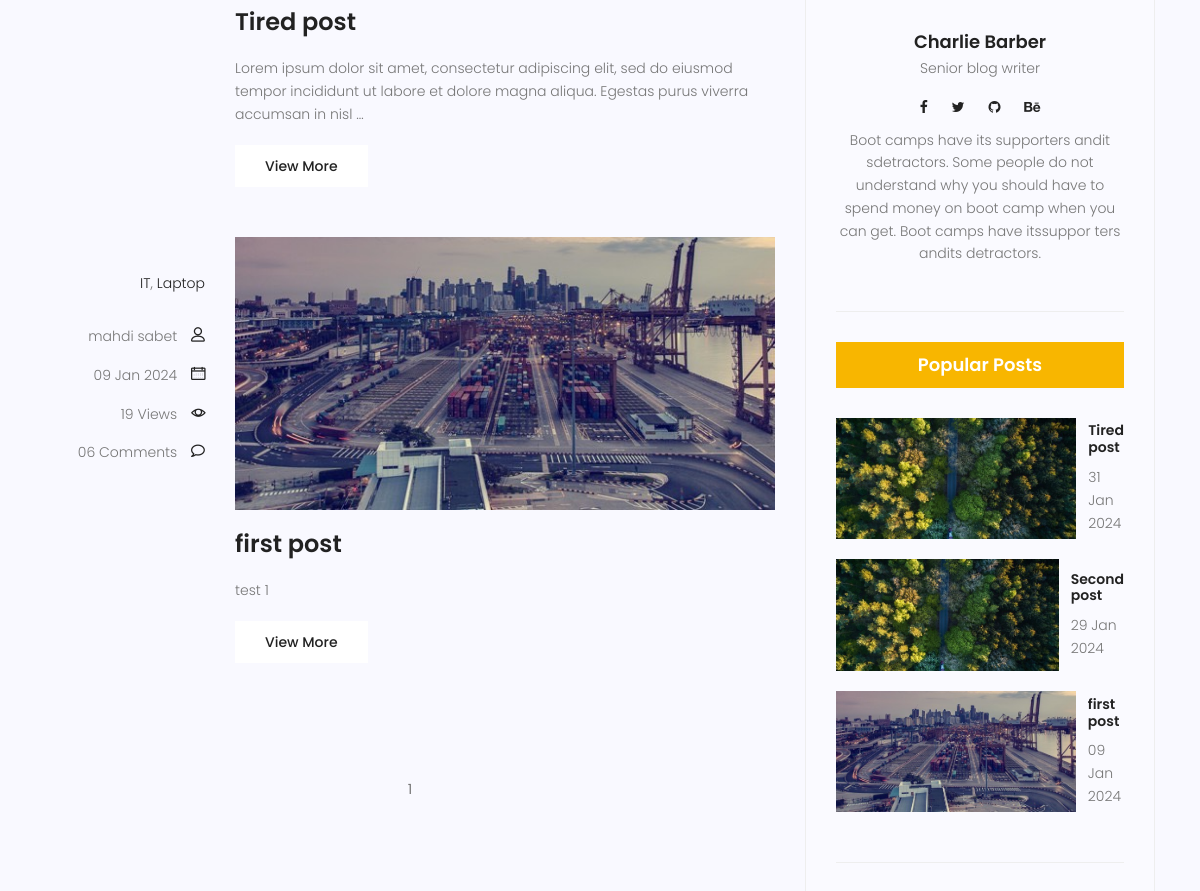
The page /blog/category/Laptop (middle part) on the database as committed earlier.
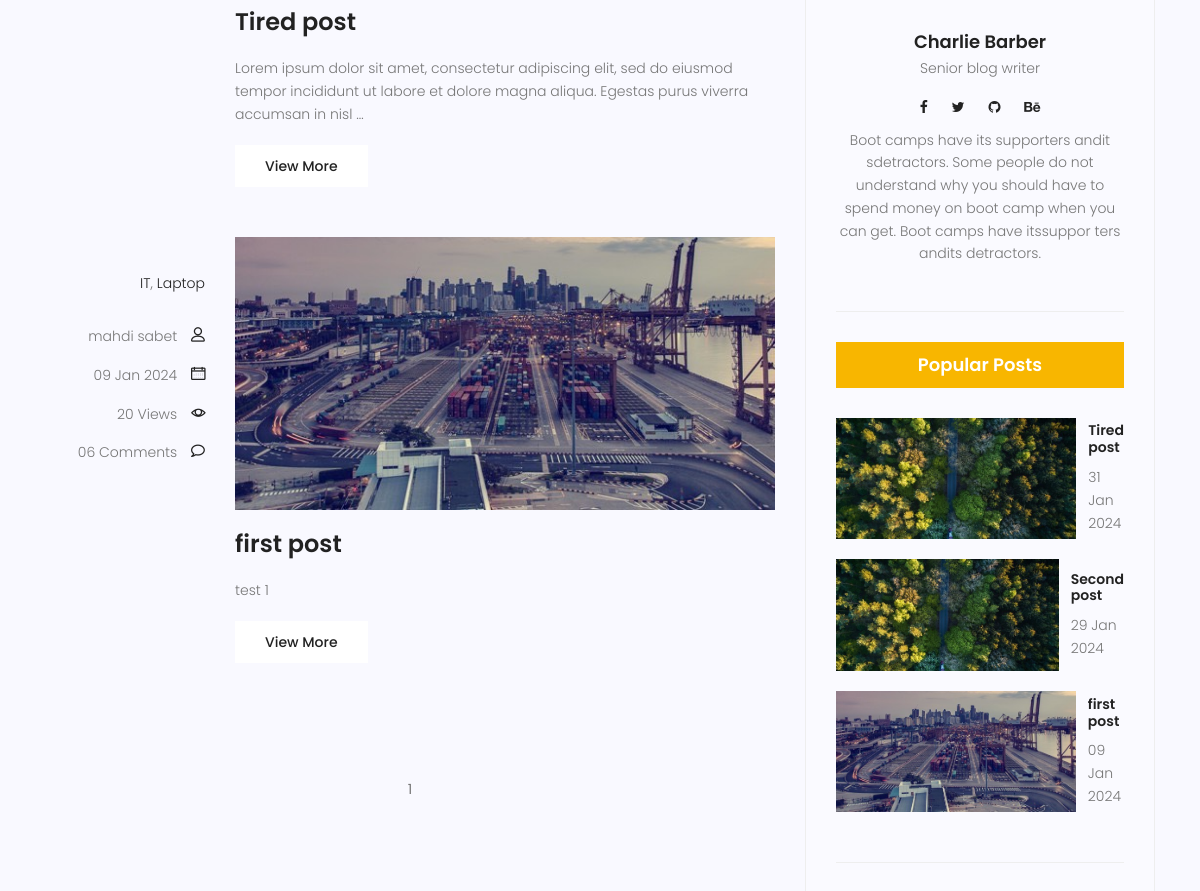
The same page on the database as committed later.
### blog/models.py (models this page shows, shortened)
class Post(models.Model):
    title = models.CharField(max_length = 255)
    content = models.TextField()
    image = models.ImageField(upload_to='blog/',default='blog/default.jpg')
    category = models.ManyToManyField(Category)
    author = models.ForeignKey(User, on_delete=models.SET_NULL, null=True)
    counted_view = models.IntegerField(default=0)
    status = models.BooleanField(default=False)
    created_date = models.DateTimeField(auto_now_add=True)
    updated_date = models.DateTimeField(auto_now=True)
    published_date = models.DateTimeField(null=True)
    class Meta:
        ordering = ['-created_date']

class Category(models.Model):
    name = models.CharField(max_length = 255)
    def __str__(self):
        return self.name

### blog/views.py (the view)
# urls.py: path('',blog_view, name='index'),
def blog_view(request, **kwargs):
    posts = Post.objects.filter(published_date__lte=datetime.now(tz=timezone.utc), status=True)
    if kwargs.get('cat_name') != None:
        posts = posts.filter(category__name = kwargs['cat_name'])
    if kwargs.get('author_username') != None:
        posts = posts.filter(author__username = kwargs['author_username'])
    posts = Paginator(posts, 2)
    try:
        page_number = request.GET.get('page')
        posts = posts.page(page_number)
    except EmptyPage:
        posts = posts.page(1)
    except PageNotAnInteger:
        posts = posts.page(1)
    context = {'posts' : posts}
    return render(request, 'blog/blog-home.html', context)

### blog/templatetags/blog_tags.py (called while the page is built)
@register.inclusion_tag('blog/blog-lates-posts.html')
def latestposts(arg=4):
    posts = Post.objects.filter(status=1).order_by('-published_date')[:arg]
    return {'posts' : posts}

@register.inclusion_tag('blog/blog-post-categories.html')
def postcategories():
    posts = Post.objects.filter(status=1)
    categories = Category.objects.all()
    cat_dict = {}
    for name in categories:
        cat_dict[name]=posts.filter(category=name).count
    return {'categories' : cat_dict}

### templates/blog/blog-home.html (shortened to what this page needs)
{% extends 'base.html' %} {% load static %} {% load blog_tags %} {% block content %}
<section class="post-content-area">
  <div class="container">
    <div class="row">
      <div class="col-lg-8 posts-list">
        {% for post in posts %}
        <div class="single-post row">
          <div class="col-lg-3 col-md-3 meta-details">
            <ul class="tags">
              {% for cat in post.category.all %}
              <li>
                <a href="{% url 'blog:category' cat_name=cat.name %}"
                  >{{cat.name}}</a
                >{% if not forloop.last %},{% endif %}
              </li>
              {% endfor %}
            </ul>
            <div class="user-details row">
              <p class="user-name col-lg-12 col-md-12 col-6">
                <a
                  href="{% url 'blog:author' author_username=post.author.username %}"
                  >{{post.author.get_full_name}}</a
                >
                <span class="lnr lnr-user"></span>
              </p>
              <p class="date col-lg-12 col-md-12 col-6">
                <a href="#">{{post.published_date|date:"d M Y"}}</a>
                <span class="lnr lnr-calendar-full"></span>
              </p>
              <p class="view col-lg-12 col-md-12 col-6">
                <a href="#">{{post.counted_view}} Views</a>
                <span class="lnr lnr-eye"></span>
              </p>
              <p class="comments col-lg-12 col-md-12 col-6">
                <a href="#">06 Comments</a> <span class="lnr lnr-bubble"></span>
              </p>
            </div>
          </div>
          <div class="col-lg-9 col-md-9">
            <div class="feature-img">
              <img class="img-fluid" src="{{post.image.url}}" alt="" />
            </div>
            <a class="posts-title" href="{% url 'blog:single' pid=post.id %}"
              ><h3>{{post.title}}</h3></a
            >
            <p class="excert">{{post.content|truncatewords_html:25}}</p>
            <a href="{% url 'blog:single' pid=post.id %}" class="primary-btn"
              >View More</a
            >
          </div>
        </div>
        {% endfor %}
        <nav class="blog-pagination justify-content-center d-flex">
          <ul class="pagination">
             {% for i in posts.paginator.page_range %} {% if page_number == i %}
            <li class="page-item active">
              <a href="?page={{i}}" class="page-link">02</a>
            </li>
            {% else %}
            <li class="page-item">
              <a href="?page={{i}}" class="page-link">{{i}}</a>
            </li>
            {% endif %} {% endfor %}
          </ul>
        </nav>
      </div>
      <div class="col-lg-4 sidebar-widgets">
        <div class="widget-wrap">
          {% include 'blog/blog-search.html' %} {% include 'blog/blog-writer.html' %} {% latestposts %}
        </div>
      </div>
    </div>
  </div>
</section>
{% endblock %}

### templates/base.html (shortened to what this page needs)
{% load static %}
<!DOCTYPE html>
<html lang="zxx" class="no-js">
  <head>
    <link rel="stylesheet" href="{% static 'css/linearicons.css' %}" />
    <link rel="stylesheet" href="{% static 'css/font-awesome.min.css' %}" />
    <link rel="stylesheet" href="{% static 'css/bootstrap.css' %}" />
    <link rel="stylesheet" href="{% static 'css/magnific-popup.css' %}" />
    <link rel="stylesheet" href="{% static 'css/jquery-ui.css' %}" />
    <link rel="stylesheet" href="{% static 'css/nice-select.css' %}" />
    <link rel="stylesheet" href="{% static 'css/animate.min.css' %}" />
    <link rel="stylesheet" href="{% static 'css/owl.carousel.css' %}" />
    <link rel="stylesheet" href="{% static 'css/main.css' %}" />
  </head>
  <body>
    {% block content %}
    {% endblock %}
  </body>
</html>

### templates/blog/blog-search.html (shortened to what this page needs)
{% load static %}

### templates/blog/blog-writer.html (shortened to what this page needs)
{% load static %}
<div class="single-sidebar-widget user-info-widget">
  <a href="#"><h4>Charlie Barber</h4></a>
  <p>Senior blog writer</p>
  <ul class="social-links">
    <li>
      <a href="#"><i class="fa fa-facebook"></i></a>
    </li>
    <li>
      <a href="#"><i class="fa fa-twitter"></i></a>
    </li>
    <li>
      <a href="#"><i class="fa fa-github"></i></a>
    </li>
    <li>
      <a href="#"><i class="fa fa-behance"></i></a>
    </li>
  </ul>
  <p>
    Boot camps have its supporters andit sdetractors. Some people do not
    understand why you should have to spend money on boot camp when you can get.
    Boot camps have itssuppor ters andits detractors.
  </p>
</div>

### templates/blog/blog-lates-posts.html
{% load static %}
<div class="single-sidebar-widget popular-post-widget">
  <h4 class="popular-title">Popular Posts</h4>
  <div class="popular-post-list">
    {% for post in posts %}
    <div class="single-post-list d-flex flex-row align-items-center">
      <div class="thumb">
        <img class="img-fluid" src="{{post.image.url}}" alt="" />
      </div>
      <div class="details">
        <a href="{% url 'blog:single' pid=post.id %}"
          ><h6>{{post.title}}</h6></a
        >
        <p>{{post.published_date|date:"d M Y"}}</p>
      </div>
    </div>
    {% endfor %}
  </div>
</div>

### templates/blog/blog-post-categories.html (shortened to what this page needs)
{% load static %}

Rows that differ between the two databases and show on the page:
changed Post "first post": counted_view "19" → "20"
